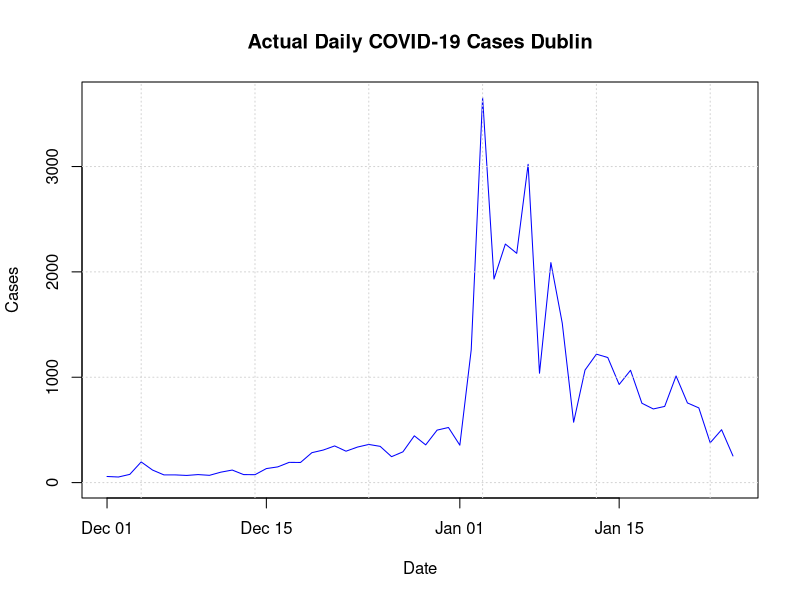

Recreate this plot in R.
library(tidyverse)
dat <- read_csv("data/Daily_County_Cases.csv") %>% 
  filter(CountyName == "Dublin") %>%
  select(TimeStamp, ConfirmedCovidCases)
dat <- dat[-1, ]
dat$Date <- as.Date(substr(dat$TimeStamp, 1, 10), format = "%Y/%m/%d")
dat$Cases <- c(0, diff(dat$ConfirmedCovidCases))
dat_trim <- filter(dat, (Date >= as.Date("2020-12-01")) & (Date <= as.Date("2021-01-25")))

pdf("outputs/Actual_Dublin_Cases.pdf")
plot(dat_trim$Date, dat_trim$Cases, type = "l", main = "Actual Daily COVID-19 Cases Dublin",
     xlab = "Date", ylab = "Cases", ylim = c(0, max(dat_trim$Cases)),
     col = "blue")
grid()
dev.off()
